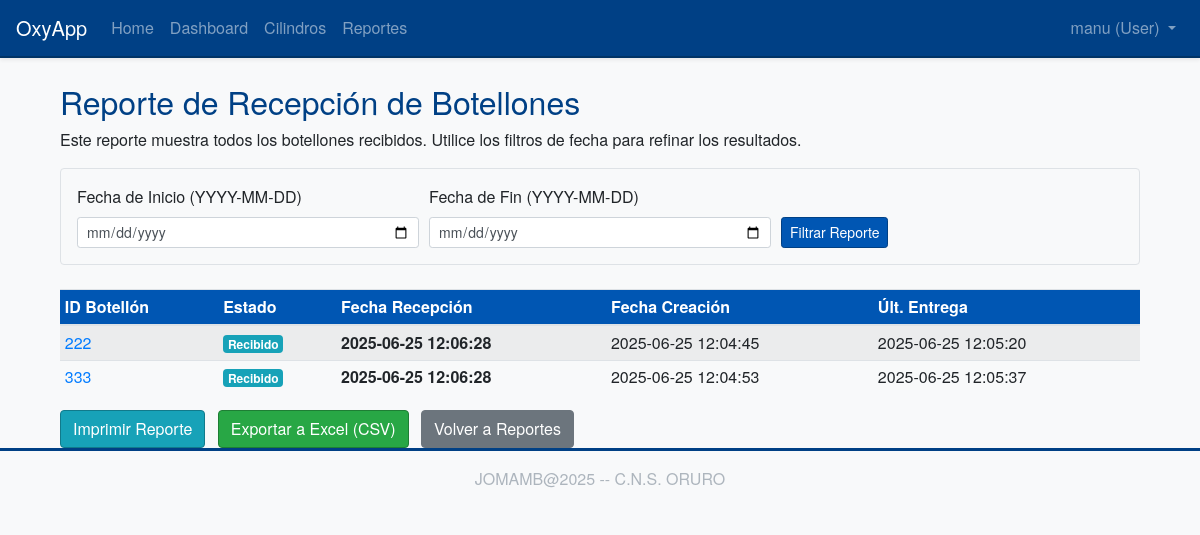
Before: /reports/receptions (signed in) with the older database file.
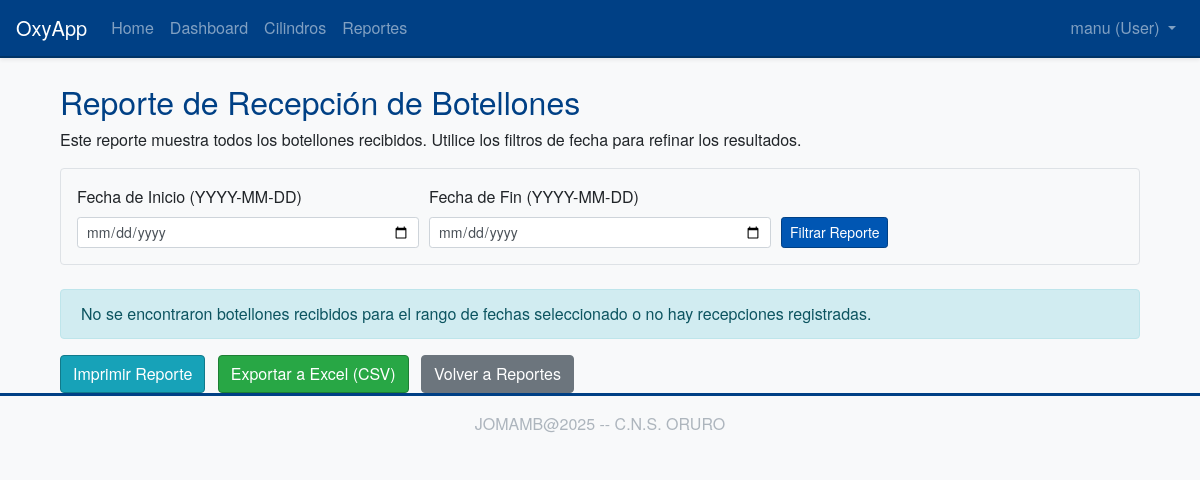
After: the same page with the newer database file.
### app/models/cylinder.py (models this page shows, shortened)
class Cylinder(db.Model):
    __tablename__ = 'cylinder'
    id = db.Column(db.Integer, primary_key=True)
    cylinder_id_tag = db.Column(db.String(64), index=True, unique=True, nullable=False)
    status = db.Column(db.String(64), default='available', nullable=False)
    creation_date = db.Column(db.DateTime, index=True, default=datetime.utcnow)
    reception_date = db.Column(db.DateTime, nullable=True, index=True)
    delivery_date = db.Column(db.DateTime, nullable=True, index=True)
    marca = db.Column(db.String(80), nullable=True)
    color = db.Column(db.String(50), nullable=True)
    numero_serie = db.Column(db.String(80), nullable=True, index=True)
    esta_activo = db.Column(db.Boolean, default=True, nullable=True, index=True)##solo para pruebas
    historial_movimientos = db.relationship(
        'HistorialMovimiento',
        backref='cilindro',
        lazy='dynamic',
        order_by='HistorialMovimiento.fecha_movimiento.desc()'
    )

### app/routes/reports.py (the view)
@bp.route('/receptions', methods=['GET', 'POST'])
@login_required
def cylinder_receptions_report():
    form = DateRangeReportForm(request.form)
    query = Cylinder.query.filter(Cylinder.reception_date.isnot(None))
    fecha_inicio_data = None
    fecha_fin_data = None
    if request.method == 'POST' and form.clear_filter.data:
        return redirect(url_for('reports.cylinder_receptions_report'))
    if form.validate_on_submit() and form.submit_filter.data:
        fecha_inicio_data = form.fecha_inicio.data
        fecha_fin_data = form.fecha_fin.data
    elif request.method == 'GET':
        fecha_inicio_str = request.args.get('fecha_inicio')
        fecha_fin_str = request.args.get('fecha_fin')
        try:
            if fecha_inicio_str: fecha_inicio_data = datetime.strptime(fecha_inicio_str, '%Y-%m-%d').date()
            if fecha_fin_str: fecha_fin_data = datetime.strptime(fecha_fin_str, '%Y-%m-%d').date()
            form.fecha_inicio.data = fecha_inicio_data
            form.fecha_fin.data = fecha_fin_data
        except ValueError:
            flash('Formato de fecha inválido en URL. Use YYYY-MM-DD.', 'warning')
    if fecha_inicio_data:
        query = query.filter(Cylinder.reception_date >= datetime.combine(fecha_inicio_data, time.min))
    if fecha_fin_data:
        query = query.filter(Cylinder.reception_date <= datetime.combine(fecha_fin_data, time.max))
    page = request.args.get('page', 1, type=int)
    receptions_pagination = query.order_by(Cylinder.reception_date.desc()).paginate(
        page=page, per_page=15, error_out=False
    )
    pagination_params = {'page': receptions_pagination.next_num}
    if fecha_inicio_data: pagination_params['fecha_inicio'] = fecha_inicio_data.strftime('%Y-%m-%d')
    if fecha_fin_data: pagination_params['fecha_fin'] = fecha_fin_data.strftime('%Y-%m-%d')
    next_url = url_for('reports.cylinder_receptions_report', **pagination_params) if receptions_pagination.has_next else None
    pagination_params['page'] = receptions_pagination.prev_num
    prev_url = url_for('reports.cylinder_receptions_report', **pagination_params) if receptions_pagination.has_prev else None
    return render_template('reports/receptions_report.html',
                           title='Reporte de Recepción de Botellones',
                           form=form,
                           cylinders=receptions_pagination.items,
                           pagination=receptions_pagination,
                           next_url=next_url, prev_url=prev_url,
                           current_fecha_inicio=fecha_inicio_data.strftime('%Y-%m-%d') if fecha_inicio_data else None,
                           current_fecha_fin=fecha_fin_data.strftime('%Y-%m-%d') if fecha_fin_data else None)

### app/forms.py
class DateRangeReportForm(FlaskForm):
    fecha_inicio = DateField('Fecha de Inicio (YYYY-MM-DD)', format='%Y-%m-%d', validators=[Optional()])
    fecha_fin = DateField('Fecha de Fin (YYYY-MM-DD)', format='%Y-%m-%d', validators=[Optional(), date_check])
    submit_filter = SubmitField('Filtrar Reporte')
    clear_filter = SubmitField('Limpiar Filtro')

### app/models/user.py (called while the page is built)
@login.user_loader
def load_user(id):
    return User.query.get(int(id))

### app/templates/reports/receptions_report.html (shortened to what this page needs)
{% extends "base.html" %}
{% import "bootstrap_wtf.html" as wtf %}
{% block content %}
<div class="container mt-4">
    <div class="printable-area">
        <h2>{{ title }}</h2>
        <p class="report-description">Este reporte muestra todos los botellones recibidos. Utilice los filtros de fecha para refinar los resultados.</p>
        <form method="POST" action="{{ url_for('reports.cylinder_receptions_report') }}" class="mb-4 p-3 border rounded bg-light no-print">
            <div class="form-row align-items-end">
                <div class="col-md-4">
                    {{ form.fecha_inicio.label(class="form-control-label") }}
                    {{ form.fecha_inicio(class="form-control form-control-sm" + (" is-invalid" if form.fecha_inicio.errors else "")) }}
                </div>
                <div class="col-md-4">
                    {{ form.fecha_fin.label(class="form-control-label") }}
                    {{ form.fecha_fin(class="form-control form-control-sm" + (" is-invalid" if form.fecha_fin.errors else "")) }}
                </div>
                <div class="col-md-auto mb-2 mb-md-0">
                    {{ form.submit_filter(class="btn btn-primary btn-sm") }}
                </div>
            </div>
        </form>
        {% if cylinders %}
        <table class="table table-sm table-striped table-hover mt-3">
            <thead>
                <tr>
                    <th>ID Botellón</th>
                    <th>Estado</th>
                    <th>Fecha Recepción</th>
                    <th>Fecha Creación</th>
                    <th>Últ. Entrega</th>
                </tr>
            </thead>
            <tbody>
            {% for cylinder in cylinders %}
                <tr>
                    <td><a href="{{ url_for('cylinders.view_cylinder', cylinder_id=cylinder.id) }}">{{ cylinder.cylinder_id_tag }}</a></td>
                    <td>
                        <span class="badge badge-{% if cylinder.status == 'available' %}success{% elif cylinder.status == 'delivered' %}warning{% elif cylinder.status == 'received' %}info{% elif cylinder.status == 'maintenance' %}secondary{% elif cylinder.status == 'created' %}primary{% else %}light{% endif %}">
                            {% if cylinder.status == 'available' %}Disponible
                            {% elif cylinder.status == 'delivered' %}Entregado
                            {% elif cylinder.status == 'received' %}Recibido
                            {% elif cylinder.status == 'maintenance' %}Mantenimiento
                            {% elif cylinder.status == 'created' %}Creado
                            {% else %}{{ cylinder.status | title }}
                            {% endif %}
                        </span>
                    </td>
                    <td><strong>{{ cylinder.reception_date.strftime('%Y-%m-%d %H:%M:%S') if cylinder.reception_date else 'N/A' }}</strong></td>
                    <td>{{ cylinder.creation_date.strftime('%Y-%m-%d %H:%M:%S') if cylinder.creation_date else 'N/A' }}</td>
                    <td>{{ cylinder.delivery_date.strftime('%Y-%m-%d %H:%M:%S') if cylinder.delivery_date else 'N/A' }}</td>
                </tr>
                {% endfor %}
            </tbody>
        </table>
        {% else %}
        <div class="alert alert-info mt-3">
            No se encontraron botellones recibidos para el rango de fechas seleccionado o no hay recepciones registradas.
        </div>
        {% endif %}
    </div>
    <div class="mt-3 no-print">
        <button onclick="window.print();" class="btn btn-info mr-2">Imprimir Reporte</button>
        <a href="{{ url_for('reports.export_receptions_csv', fecha_inicio=current_fecha_inicio, fecha_fin=current_fecha_fin) }}" class="btn btn-success mr-2">Exportar a Excel (CSV)</a>
        <a href="{{ url_for('reports.index') }}" class="btn btn-secondary">Volver a Reportes</a>
    </div>
</div>
{% endblock %}

Changed rows visible on the page:
no longer on this page (row edited): Cylinder: cylinder_id_tag "222", status "Recibido", reception_date "2025-06-25 12:06:28", creation_date "2025-06-25 12:04:45", delivery_date "2025-06-25 12:05:20"
no longer on this page (row edited): Cylinder: cylinder_id_tag "333", status "Recibido", reception_date "2025-06-25 12:06:28", creation_date "2025-06-25 12:04:53", delivery_date "2025-06-25 12:05:37"
Other visible differences:
text no longer shown: "ID Botellón Estado Fecha Recepción Fecha Creación Últ. Entrega"
text now shown: "No se encontraron botellones recibidos para el rango de fechas seleccionado o no hay recepciones registradas."
